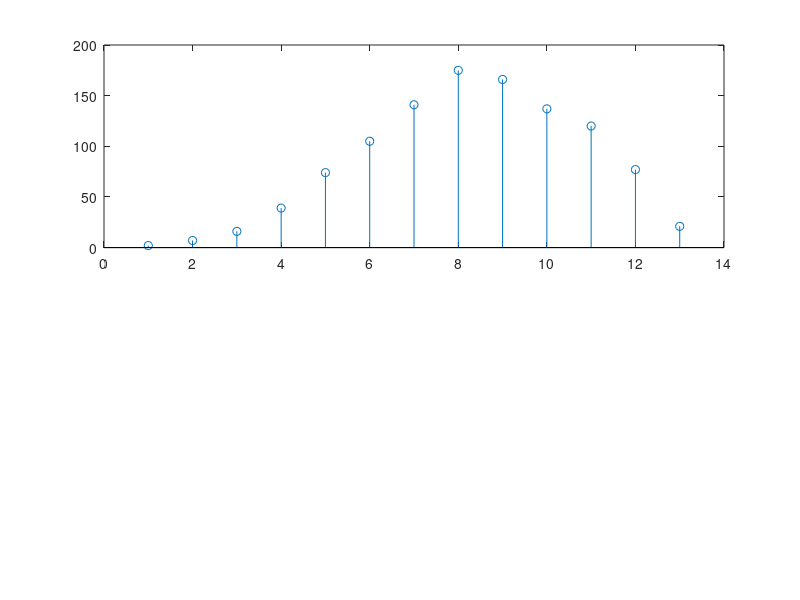

The MATLAB source for this figure:
a=[1 2 3 7 8 3]; 
b=[2 3 4 8 9 5 7 7]
8
k=length(a);
bk=length(b);
n=length(a)+length(b)-1; 
a=[a zeros(1,n-k)];
b=[b zeros(1,n-bk)];
y=zeros(1,n);
for i=1:n 
temp=0; 
for j=1:n
if i>=j
temp=temp+a(j).*b(i+1-j)
else
break;
end
end
y(i)=temp
end
y
subplot(2,1,1)
stem(y)